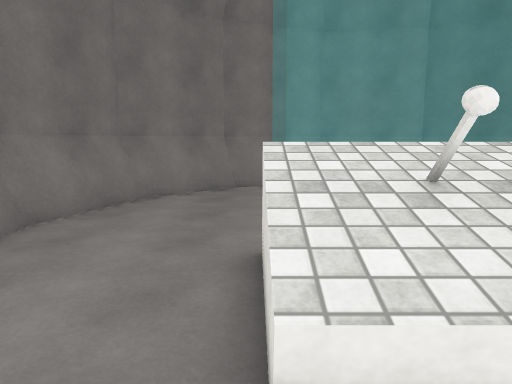
view 1 (above)

12 first-person views from a walk through a 3-D level made in the Unity game engine. The camera is 1.5 m above the floor, tilts 8° down and sees 70° across. The floor is counted in squares, 1 m on a side. Each view is taken from the middle of a square. On the plan, view 1 faces up. The plan holds only what a view shows up to about 16 squares ahead; the rest is blank. The place goes on beyond the plan. The player is left out. Surface patterns are stand-ins for the level's own textures.

view 2
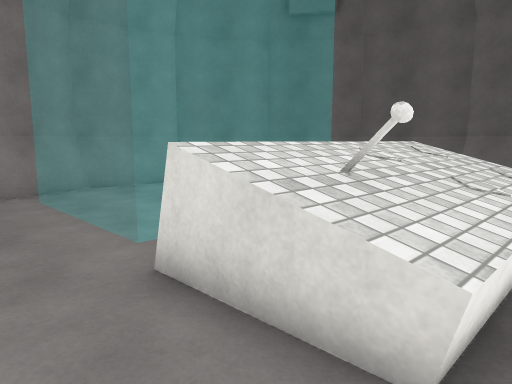

view 3
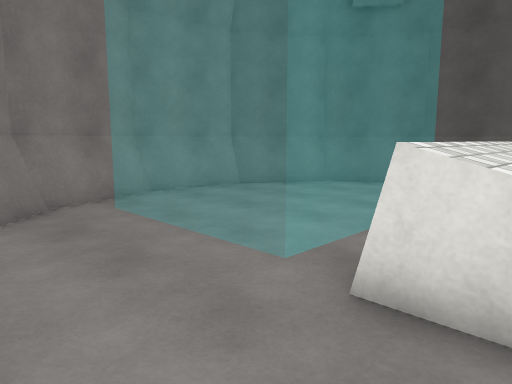

view 4
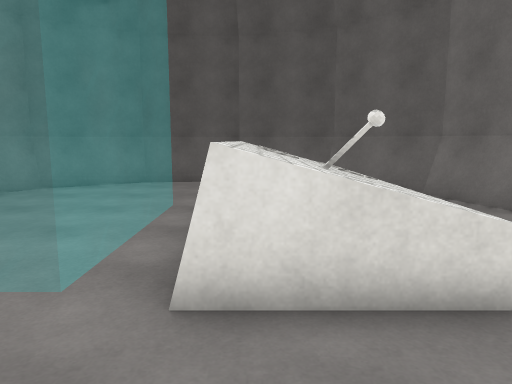

view 5
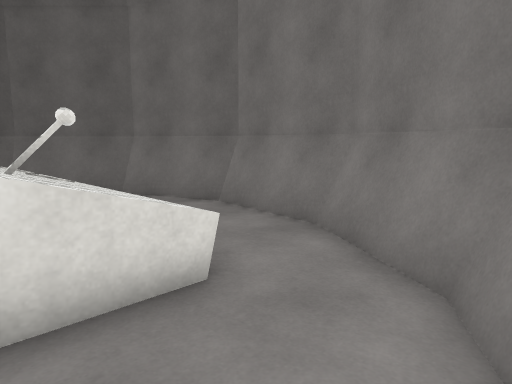

view 6
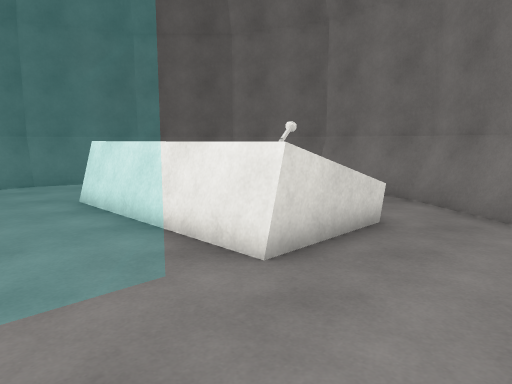

view 7
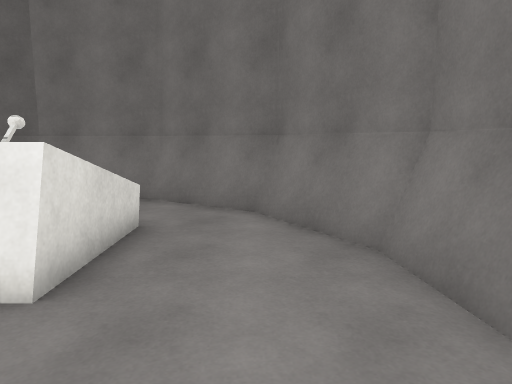

view 8
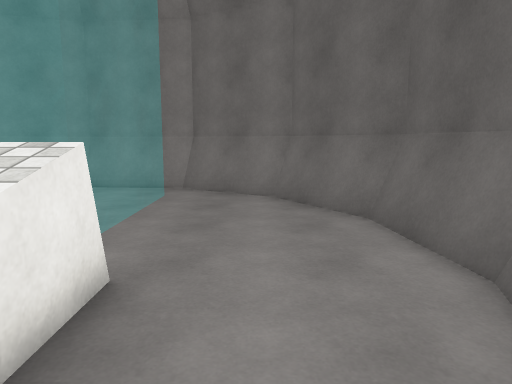

view 9
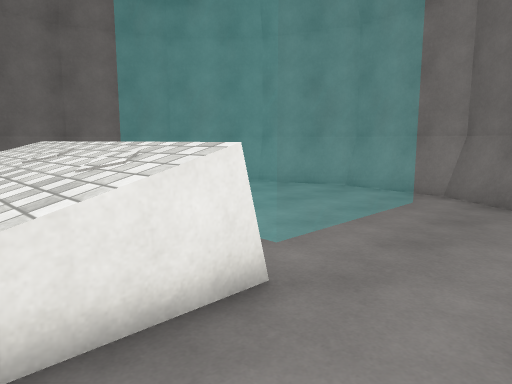

view 10
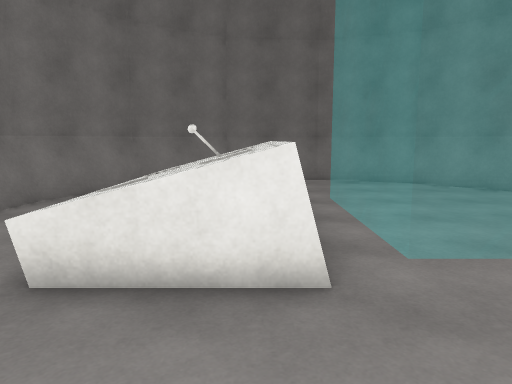

view 11
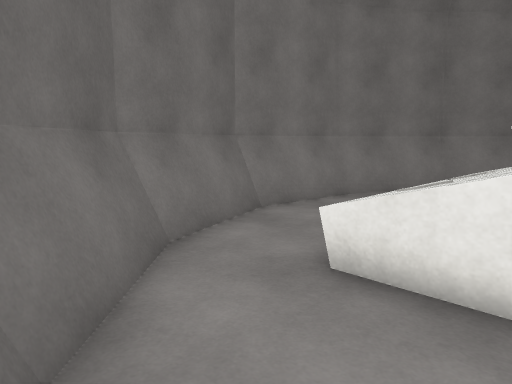

view 12
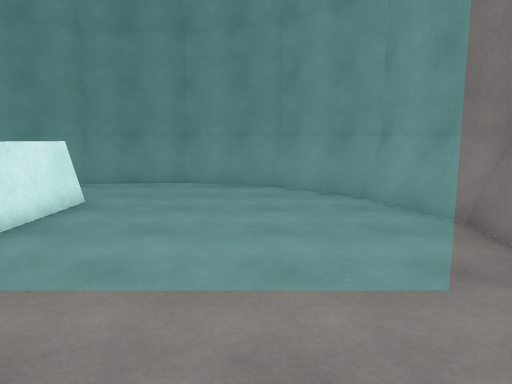

### Floor plan
Key: @ floor where view 1 was taken; # wall or solid block; . floor; = window, fence, low wall or low ledge; ^ raised ledge; O other object.
Columns run from 5 left of view 1 to 11 right of it. Each row starts with its distance up from view 1.
 13     #########
 12    ###......###
 11   ##..=====..##
 10  ##...=====...##
  9  #=...=====....##
  8  #....=====....=#
  7 ##....=====.....#
  6 #=....=====.....#
  5 ##...=======....#
  4 ##...^^^^^^^....#
  3  #...^^OO^O^...##
  2  ##..^^^O^O^...##
  1   #....   ....##
  0   ##=@.. ....##
 -1    ###.....=##
 -2      ########

Positions as (right, up) in squares from view 1, and headings:
1: (0, 0), facing up
2: (-2, 1), facing up-right
3: (-3, 3), facing up-right
4: (-3, 4), facing right
5: (-3, 4), facing down-right
6: (-3, 8), facing down-right
7: (-2, 8), facing down
8: (8, 1), facing up
9: (9, 2), facing up-left
10: (10, 4), facing left
11: (10, 4), facing down-left
12: (9, 9), facing left
